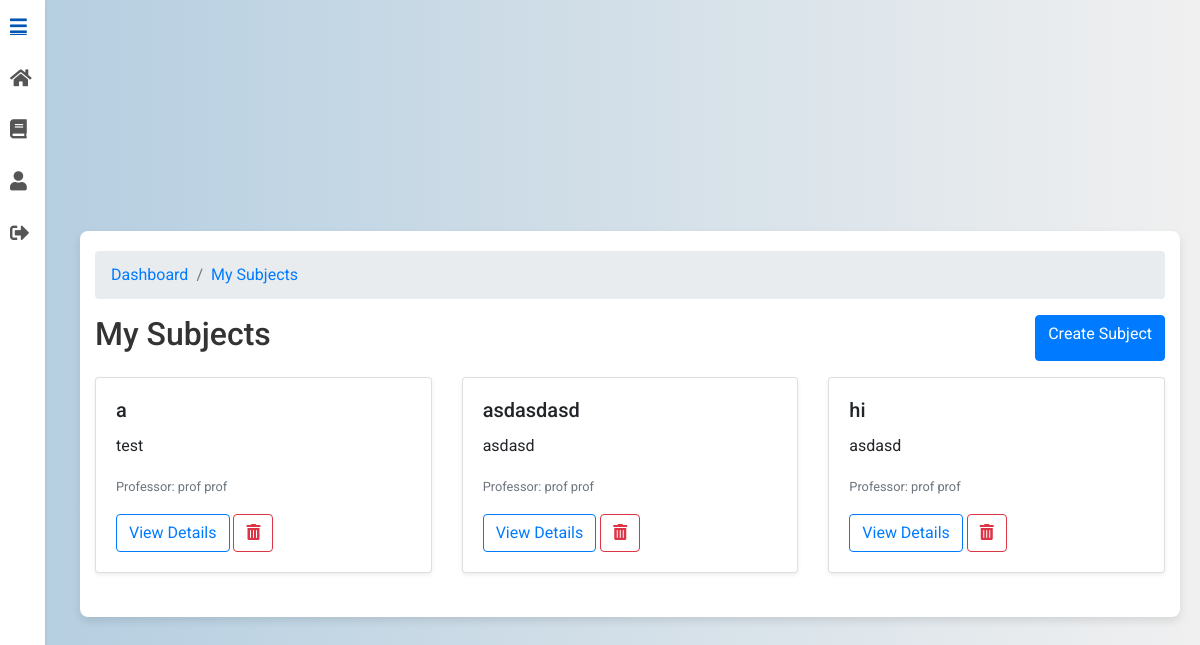
/subjects/ (signed in), run on an earlier commit of the app's database.
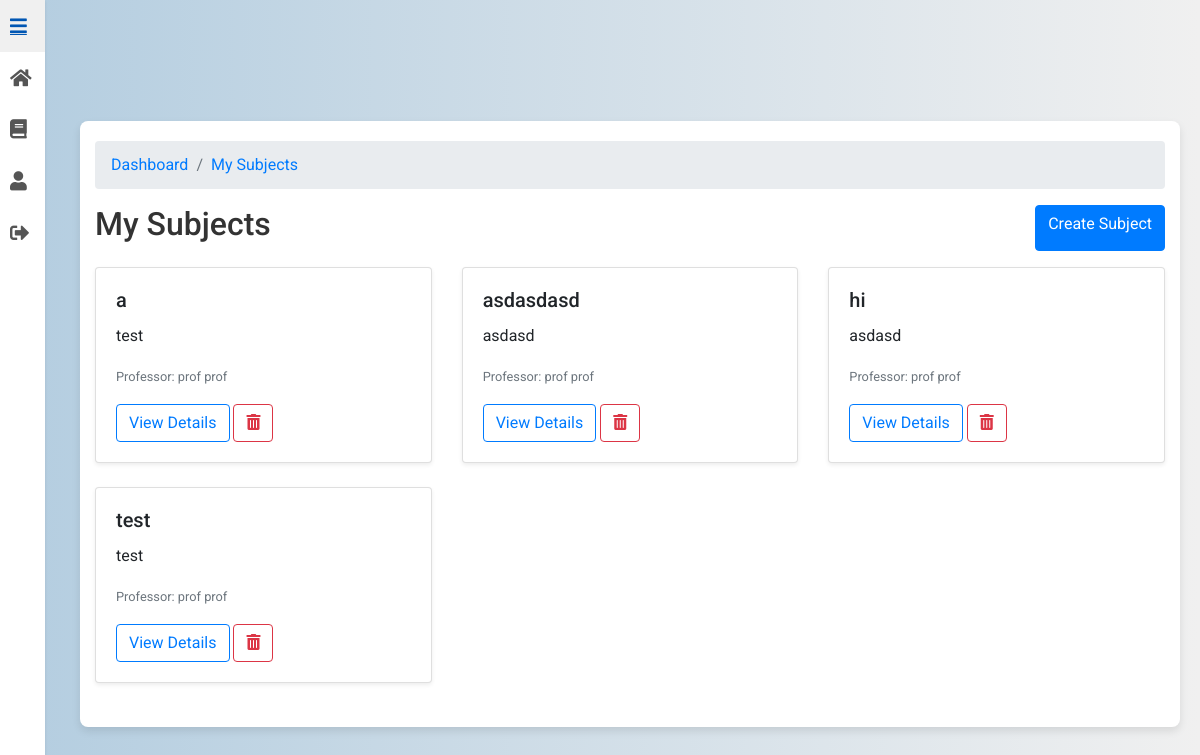
And on a later commit of the database.
### subjects/models.py (models this page shows, shortened)
class Subject(models.Model):
    name = models.CharField(max_length=100)
    professor = models.ForeignKey(CustomUser, limit_choices_to={'role': 'professor'}, on_delete=models.CASCADE, editable=False)
    description = models.TextField(blank=True)
    class Meta:
        ordering = ['name']

### users/models.py (models this page shows, shortened)
class CustomUser(AbstractUser):
    ROLE_CHOICES = [
        ('student', 'Student'),
        ('professor', 'Professor')
    ]
    role = models.CharField(max_length=10, choices=ROLE_CHOICES)
    institution = models.ForeignKey('Institution', on_delete=models.SET_NULL, null=True, blank=True)

### subjects/views.py (the view, shortened to what this page needs)
# urls.py: path("", MySubjectsView.as_view(), name="my_subjects"),
class MySubjectsView(LoginRequiredMixin, BreadcrumbMixin, ListView):
    model = Subject
    template_name = "my_subjects.html"
    context_object_name = "subjects"
    paginate_by = 6
    def get_breadcrumbs(self):
        dashboard_url = reverse_lazy("users:login")
        if self.request.user.role == "professor":
            dashboard_url = reverse_lazy("users:professor_dashboard")
        elif self.request.user.role == "student":
            dashboard_url = reverse_lazy("users:student_dashboard")
        return [
            ("Dashboard", dashboard_url),
            ("My Subjects", reverse_lazy("subjects:my_subjects")),
        ]

### UniGrading/mixin.py (called while the page is built)
    def get_context_data(self, **kwargs):
        context = super().get_context_data(**kwargs)
        context["breadcrumbs"] = self.get_breadcrumbs()
        return context

### subjects/templates/my_subjects.html (shortened to what this page needs)
{% extends 'base.html' %}
{% load static %}
{% load subject_filters %}
{% load view_breadcrumbs %}
{% block content %}
<div class="container mt-5">
<nav aria-label="breadcrumb">
    <ol class="breadcrumb">
        {% for name, url in breadcrumbs %}
            <li class="breadcrumb-item">
                <a href="{{ url }}">{{ name }}</a>
            </li>
        {% endfor %}
    </ol>
</nav>
    <div class="d-flex justify-content-between mb-3">
        <h2>My Subjects</h2>
        <a href="{% url 'subjects:create_subject' %}" class="btn btn-primary">
            Create Subject
        </a>
    </div>
    <div class="row">
        {% for subject in subjects %}
            <div class="col-md-4">
                <div class="card mb-4 shadow-sm">
                    <div class="card-body">
                        <h5 class="card-title">{{ subject.name }}</h5>
                        <p class="card-text">{{ subject.description|truncatewords:20 }}</p>
                        <p class="card-text">
                            <small class="text-muted">
                                Professor:
                                {% if subject.professor.first_name and subject.professor.last_name %}
                                    {{ subject.professor.first_name }} {{ subject.professor.last_name }}
                                {% else %}
                                    {{ subject.professor.email }}
                                {% endif %}
                            </small>
                        </p>
                        <a href="{% url 'subjects:subject_detail' subject.pk %}" class="btn btn-outline-primary">
                            View Details
                        </a>
                        <button type="button" class="btn btn-outline-danger"
                                data-toggle="modal" data-target="#deleteModal"
                                data-subject-id="{{ subject.pk }}" data-subject-name="{{ subject.name }}">
                            <i class="fas fa-trash-alt"></i>
                        </button>
                    </div>
                </div>
            </div>
        {% empty %}
            <div class="col-12">
                <p class="text-muted text-center">No subjects available.</p>
            </div>
        {% endfor %}
    </div>
</div>
{% endblock %}

What changed in the data, as far as the page shows it:
added Subject: name "test", description "test", professor.first_name "prof", professor.last_name "prof"
